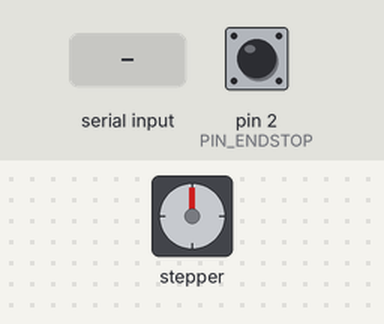
Simulated run of this sketch. Board: Arduino Uno, built with avr-gcc and run on an emulated ATmega328P. On the bench: stepper motor. Wiring (inferred from the names in the program): stepper motor driver (200 steps per turn assumed): step pin 3; direction pin 4. The inputs (shaded band) are chosen by the test bench; at power-on: pin 2 (PIN_ENDSTOP) HIGH.

Above: at 1.2 s.
1.3 s: "d90\n" received over Serial
At 1.75 s:
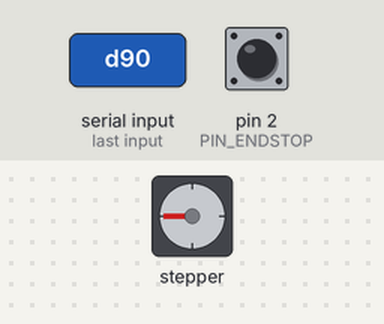
4.3 s: pin 2 (PIN_ENDSTOP) pulled LOW for 0.15 s
At 4.6 s:
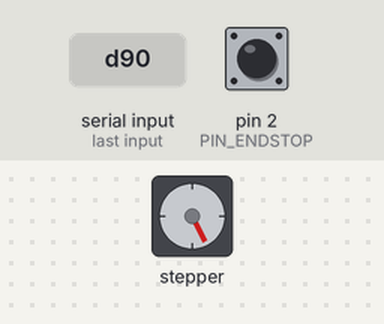
5.9 s: "d,45\n" received over Serial
At 6.35 s:
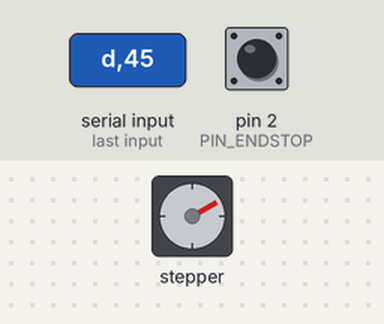
8.9 s: pin 2 (PIN_ENDSTOP) pulled LOW for 1 s
At 9.3 s:
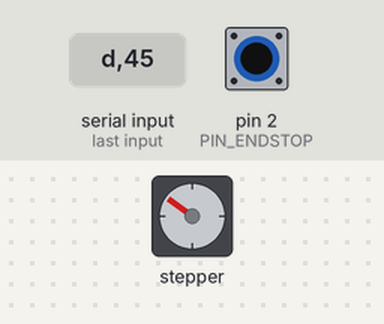
11.4 s: "d" received over Serial
At 11.85 s:
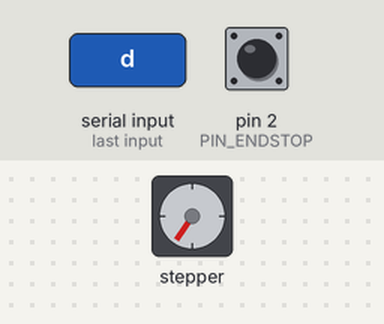
Timing chart, 0 to 15.4 s (numbered marks = the images above; inputs shaded):
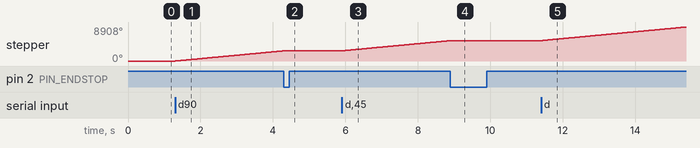

The sketch:

arduino-stepper-elevator.ino
```cpp
#include "Elevator.h"
#include "pin_configuration.h"

Elevator elevator(PIN_STEP, PIN_DIR, PIN_ENDSTOP);

void setup() {
	Serial.begin(115200);

}

void loop() {
	if (Serial.available()) {
    if (Serial.peek() == 'd'){
      elevator.home();
      Serial.read();
    }
		else {
		  int n = Serial.parseInt();
		  elevator.setFloor(n);
		}
	}

}
```

Elevator.h
```cpp
#pragma once

#include "Arduino.h"

class Elevator {
private:
	int endstop = 0;
	int step = 0;
	int dir = 0;

	int nowFloor = 0;
	int destFloor = 0;
	int nowStep = 0;
	int floorStep[5] = { 0, 1200, 2400, 3600, 4800 };

	void moveHeight(int dStep) {
		if (dStep > 0) {
			digitalWrite(dir, 0);
			while (dStep--) {
				digitalWrite(step, 1);
				delayMicroseconds(1000);
				digitalWrite(step, 0);
				delayMicroseconds(1000);
			}
		}
		else {
			digitalWrite(dir, 1);
			while (dStep++) {
				digitalWrite(step, 1);
				delayMicroseconds(1000);
				digitalWrite(step, 0);
				delayMicroseconds(1000);
			}
		}
	}

public:
	Elevator(int stepPin, int dirPin, int endstopPin) {
		step = stepPin;
		dir = dirPin;
		endstop = endstopPin;
    pinMode(step, 1);
    pinMode(dir, 1);
    pinMode(endstop, 2);
	}

	int getFloor() {
		return nowFloor;
	}

	void setFloor(int nFloor) {
		destFloor = nFloor;
		int dStep = floorStep[destFloor] - floorStep[nowFloor];
		moveHeight(dStep);
    nowFloor = destFloor;
	}

	void home() {
    digitalWrite(dir, 1);
		while(digitalRead(endstop)){
      digitalWrite(step, 1);
      delay(1);
      digitalWrite(step, 0);
      delay(1);
		}
	}

};
```

pin_configuration.h
```cpp
#pragma once

#include "Arduino.h"

#define PIN_STEP 3
#define PIN_DIR 4
#define PIN_ENDSTOP 2
```

Measured:
- after the input at 1.3 s, stepper: keeps turning clockwise at about 891°/s, starting at once
- after the input at 4.3 s, stepper: goes on until 4.3 s, then stays 2673°
- after the input at 5.9 s, stepper: keeps turning clockwise at about 891°/s, starting at once
- after the input at 8.9 s, stepper: goes on until 8.9 s, then stays 5346°
- after the input at 11.4 s, stepper: keeps turning clockwise at about 891°/s, starting at once
